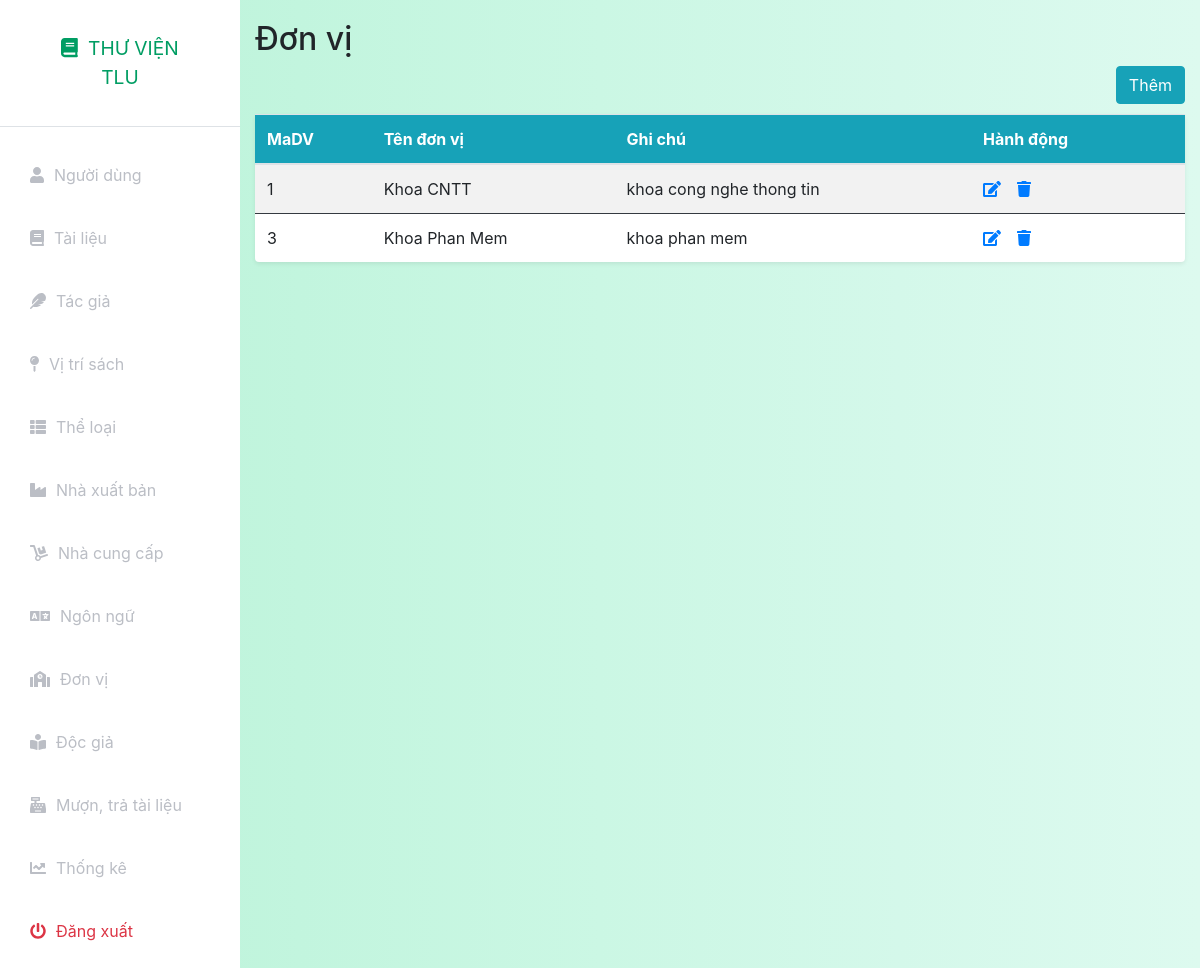
/index.php?controller=unit&action=index (signed in), run on the app's committed database.
### tables this page shows
CREATE TABLE `donvi` (
  `MaDV` int(11) NOT NULL,
  `TenDV` text NOT NULL,
  `GhiChu` text NOT NULL,
  `status` int(11) NOT NULL DEFAULT 1
);

### config.php (called while the page is built, shortened)
<?php
function getalldata($query)
{
    global $connect;
    $result=mysqli_query($connect,$query);
    if(mysqli_num_rows($result)>0)
        return mysqli_fetch_all($result,MYSQLI_ASSOC);
    else
        return false;
}
?>

### models/Unit.php (called while the page is built, shortened)
<?php
include_once('./config.php');
class Unit
{
    public static function index()
    {
        $query = "select * from donvi";
        $data = getalldata($query);
        return $data;
    }
}

### views/unit/index.php (the view)
<div class="container-fluid" style="padding-top:20px">
    <h2>Đơn vị</h2>
    <table class="table table-striped bg-white rounded shadow-sm  table-hover">
        <div class="d-grid gap-2 d-md-flex justify-content-md-end">
            <a name="" id="" class="btn btn-info" href="index.php?controller=unit&action=add" role="button" style="margin-bottom:10px">Thêm</a>
        </div>
        <thead class="bg-info text-white">
            <tr class="border-dark">
                <th>MaDV</th>
                <th>Tên đơn vị</th>
                <th>Ghi chú</th>
                <th style="width: 23%;">Hành động</th>
            </tr>
        </thead>
        <tbody>
            <?php
            if (isset($data) && is_array($data)) {
                foreach ($data as $document) {
                    if ($document['status'] == 1) {
                        echo "<tr>";
                        echo "<td class=\"border-dark\" scope=\"row\">" . $document['MaDV'] . "</td>";
                        echo "<td class=\"border-dark\" scope=\"row\">" . $document['TenDV'] . "</td>";
                        echo "<td class=\"border-dark\">" . $document['GhiChu'] . "</td>";
                        echo '<td class="border-dark">';
                        echo '<a href="index.php?controller=unit&action=edit&MaDV=' . $document['MaDV'] . '"><i class="fas fa-edit"></i></a>';
                        echo '<a class="ml-3" onclick="return confirm(\'Bạn có muốn xóa ?\')" href="index.php?controller=unit&action=delete&MaDV=' . $document['MaDV'] . '"><i class="fas fa-trash"></i></a>';
                        echo "</tr>";
                    }
                }
            }
            ?>
    </table>
</div>

### assets/css/styles.css (style rules this page uses)
:root { --main-bg-color: #009d63; --main-text-color: #009d63; --second-text-color: #bbbec5; --second-bg-color: #c1efde; }

### data on the page
donvi: MaDV "1", TenDV "Khoa CNTT", GhiChu "khoa cong nghe thong tin"
donvi: MaDV "3", TenDV "Khoa Phan Mem", GhiChu "khoa phan mem"
